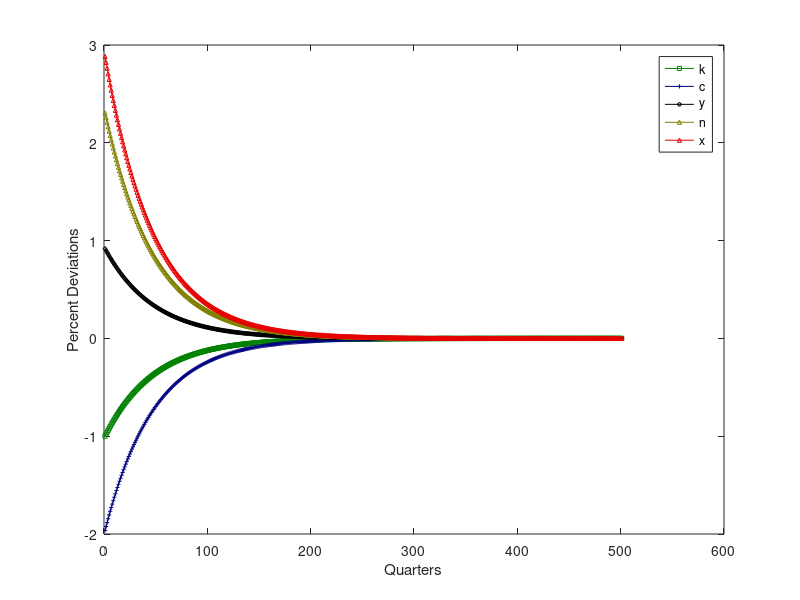
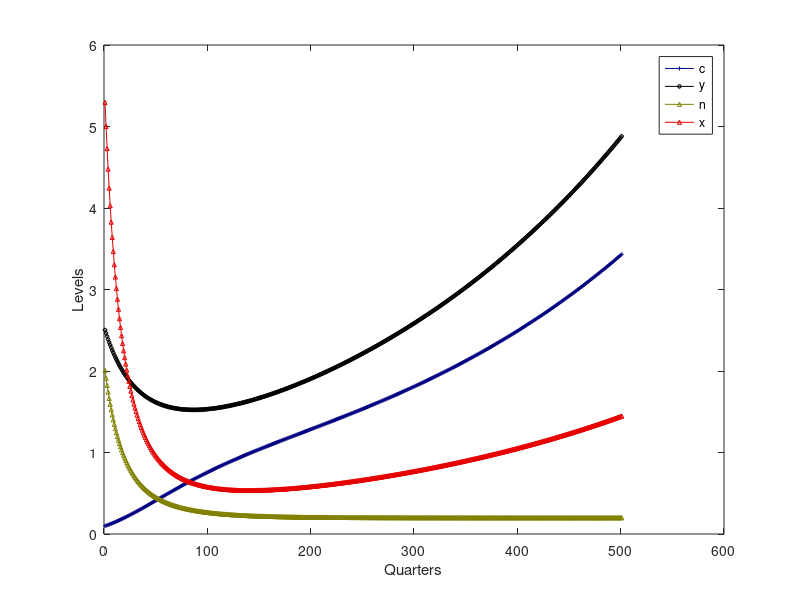

Source code (MATLAB) for these figures, in order:
 % CH2 Transition dynamics in the neoclassical growth model
 %
 % ECON 6140, Karel Mertens, Cornell University
 %%%%%%%%%%%%%%%%%%%%%%%%%%%%%%%%%%%%%%%%%%%%%%
 clear all;
 close all;
 
 % Parameter values
 alfa   = 0.58;
 betas  = 0.988;
 delta  = 0.025;
 gammaa = 1.001;
 gammav = 1.002;
 sigma = 2.0;
 theta = 0.25;
 gammas = gammaa^(1/alfa) * gammav^((1-alfa)/alfa);
 yss    = 1;    % Output is normalized to 1
 nss    = 0.20; % Steady state hours are 0.20
  
 % Steady state capital, consumption and investment:
 beta_tilda = (1/betas) * gammas^(theta*(1-alfa));
 delta_tilda = (1 - delta) / (gammav * gammas);
 kss    = (1-alfa)*yss/(beta_tilda - delta_tilda);
 css    = yss - kss + kss*(1-delta)/(gammav*gammas);
 
 % Model Solution
 first = yss / (yss + kss);
 second = kss / (kss + yss);
 third = css / (css + (kss/(gammas * gammav)));
 fourth = (kss/(gammas * gammav)) / (css + (kss/(gammas * gammav)));
 k_hat_coeff = first*(1-alfa) - third*(1-alfa) - fourth;
 n_hat_coeff = alfa*(third - first);
 first_1 = (1 - sigma)*theta - 1;
 second_1 = (1 - sigma)*(1 - theta) * nss / (1 - nss);
 third_1 = (1 - alfa) * (yss / kss) / ((1-alfa)*(yss / kss) - (1-delta)/(gammas*gammav));
 k_hat = -1 * (first_1 * alfa + third_1 * alfa);
 nt_1 = (alfa - 1) + 1/(1-nss) + second_1;
 nt = first_1*(1 - alfa - (1 / (1 - nss))) - third_1 * alfa - second_1;
 W1 = [-1*second 0; 
       -1*alfa*(third_1 - first_1) nt_1];
 W2 = [k_hat_coeff n_hat_coeff;
       k_hat nt];
 W = inv(W1)*W2;
 
 phi2 = (-(W(1,1)-W(2,2))-sqrt((W(1,1)-W(2,2))^2+4*W(1,2)*W(2,1)))/2/W(1,2);
 phi1 = W(1,1) + W(1,2)*phi2;
 
 % Compute the transition path
 k(1,1) = -1;
 S(1,1) =  1;
 for i=1:500
 k(i+1,1) = phi1*k(i,1);
 S(i+1,1) = gammas * S(i, 1);
 end
 n = phi2*k;
 y = (1-alfa)*k+alfa*n;
 c = y - 1/(1-nss)*n;
 x = y - c;
 
 % Plot Transition Paths 1
 plot(k,'-s','MarkerSize',3,'Color',[0,0.5,0])
 hold on 
 plot(c,'-+','MarkerSize',3,'Color',[0,0,0.5])
 hold on 
 plot(y,'-d','MarkerSize',3,'Color',[0,0,0])
 hold on 
 plot(n,'-^','MarkerSize',3,'Color',[0.5, 0.5, 0])
 hold on
 plot(x,'-^','MarkerSize',3,'Color',[0.9, 0, 0])
 ylabel('Percent Deviations')
 xlabel('Quarters')
 hold off
 legend('k','c','y','n','x')
 saveas(gcf,'growthmodelgraph3','psc2')
 
 
 
 xss = yss - css;
 % Plot Transition Paths 2
 plot(css*exp(c).*S,'-+','MarkerSize',3,'Color',[0,0,0.5])
 hold on 
 plot(yss*exp(y).*S,'-d','MarkerSize',3,'Color',[0,0,0])
 hold on 
 plot(nss*exp(n),'-^','MarkerSize',3,'Color',[0.5, 0.5, 0])
 hold on 
 plot(xss*exp(x).*S,'-^','MarkerSize',3,'Color',[0.9, 0, 0])
 ylabel('Levels')
 xlabel('Quarters')
 hold off
 legend('c','y','n','x')
 saveas(gcf,'growthmodelgraph4','psc2')
 